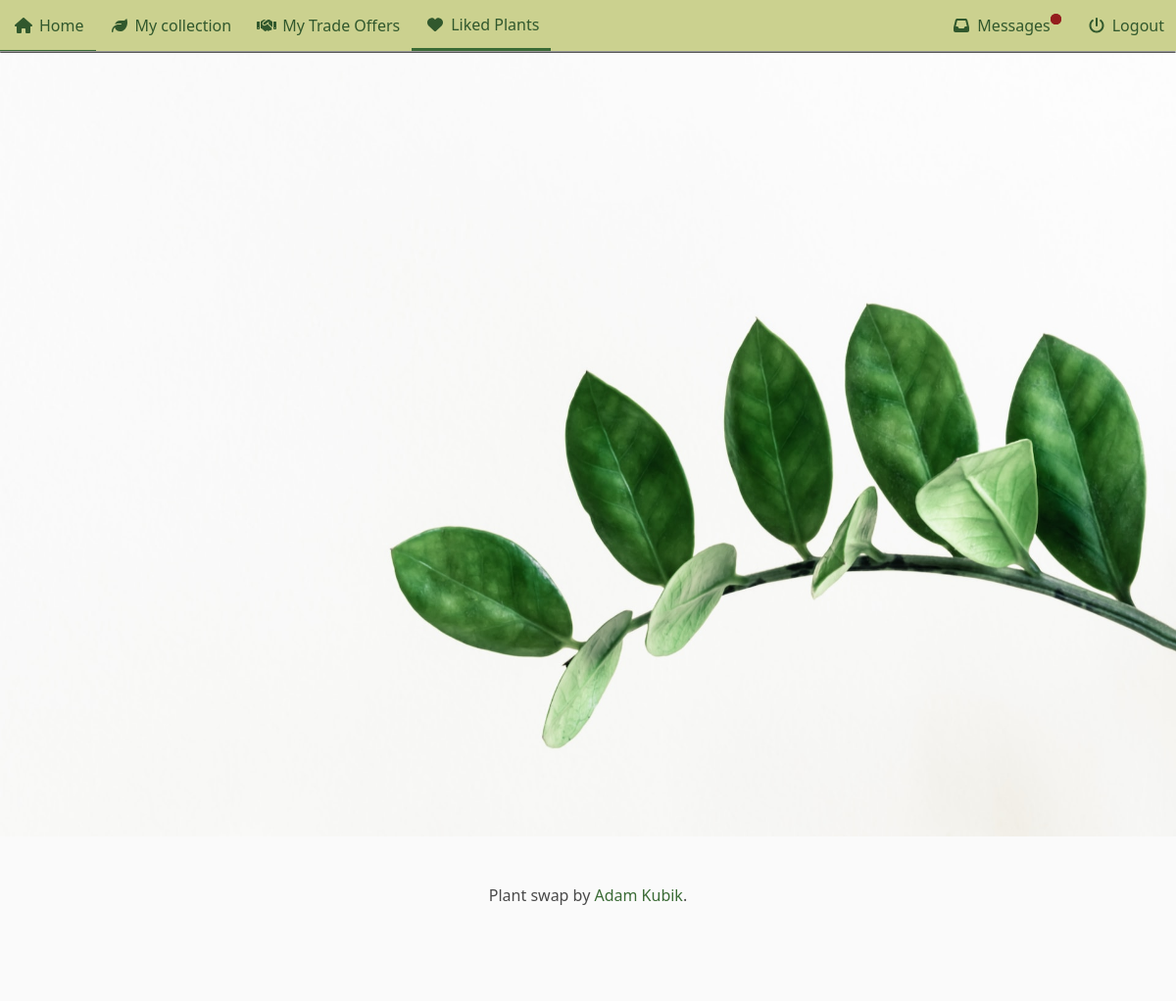
The app's page /accounts/likes/ (signed in), older data.
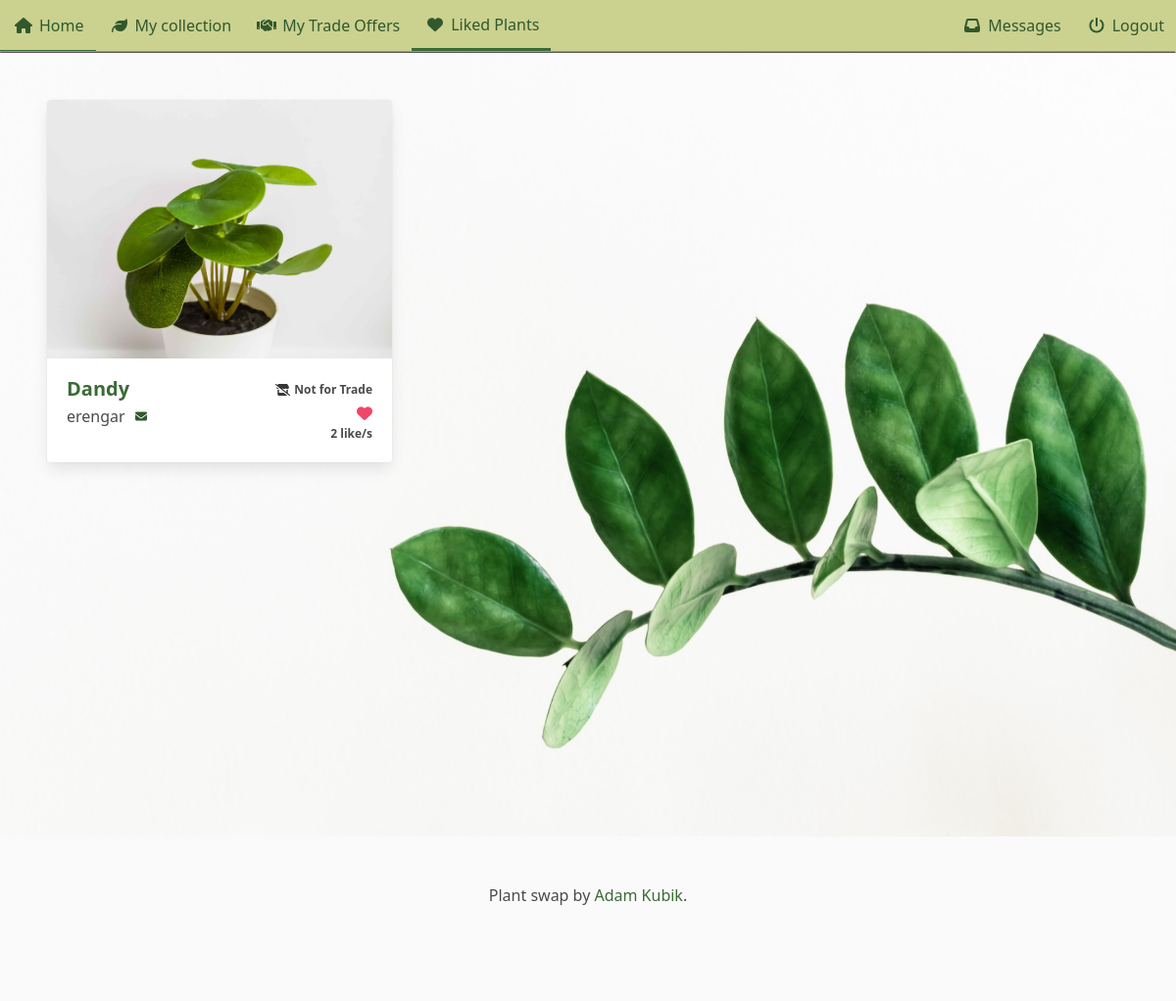
The same page, newer data.
### accounts/models.py (models this page shows, shortened)
class Message(models.Model):
    subject = models.CharField(max_length=32)
    body = models.TextField(max_length=500)
    sender = models.ForeignKey(settings.AUTH_USER_MODEL, on_delete=models.DO_NOTHING, related_name='sent_messages', null=True, blank=True)
    sender_string = models.CharField(max_length=32)
    receiver = models.ForeignKey(settings.AUTH_USER_MODEL, on_delete=models.DO_NOTHING, related_name='received_messages', null=True, blank=True)
    receiver_string = models.CharField(max_length=32)
    date_sent = models.DateTimeField(auto_now_add=True, max_length=32)
    read = models.BooleanField(default=False)
    slug_subject = models.SlugField(max_length=64, blank=True)

### plant_collection/models.py (models this page shows, shortened)
class Plant(models.Model):
    nick_name = models.CharField(
        max_length=64, validators=[MinLengthValidator(3)], unique=True
    )
    created = models.DateTimeField(auto_now_add=True, null=True, blank=True)
    updated = models.DateTimeField(auto_now=True, null=True, blank=True)
    species = models.ForeignKey(
        Species, on_delete=models.SET_NULL, blank=True, null=True, related_name="plants"
    )
    owner = models.ForeignKey(
        settings.AUTH_USER_MODEL, on_delete=models.CASCADE, related_name="plants"
    )
    slug = models.SlugField(default="bugged-plant")
    for_trade = models.BooleanField(default=False)
    likes = models.ManyToManyField(User, related_name="liked")
    location = models.CharField(max_length=24, blank=True, null=True, default=None, help_text="City, State")
    content = models.TextField(blank=True, null=True, default=None)
    def number_of_likes(self):
        return self.likes.count()

class Image(models.Model):
    plant = models.ForeignKey(Plant, on_delete=models.CASCADE, related_name="picture")
    image = models.ImageField(upload_to="pics")

### accounts/views.py (the view)
# urls.py: path('likes/', views.liked_list.as_view(), name='liked_list'),
class liked_list(LoginRequiredMixin, generic.View):
    template_name = 'accounts/like_list.html'
    def get(self, request, order='-likes'):
        context = {'plants':Plant.objects.filter(likes=request.user).order_by(order)}
        return render(request, self.template_name, context)

### accounts/templates/accounts/like_list.html (shortened to what this page needs)
{% extends "base.html" %}
{% load static %}
{% block header %}
<link rel="stylesheet" href="{% static 'plant_collection/css/no_padding_section.css' %}">
<link rel="stylesheet" href="{% static 'plant_collection/css/like_animation.css' %}">
{% endblock %}
{% block content %}
<section class="section">
{% include "plant_collection/assets/plants_gallery.html" %}
</section>
{% endblock content %}

### plant_collection/templates/base.html (shortened to what the changed rows need)
<!DOCTYPE html>
<html lang="en">
<head>
    {% load static %}
    <link rel="stylesheet" href="{% static "plant_collection/css/base.css" %}">
    <link rel="stylesheet" href="{% static 'plant_collection/css/hover.css' %}">
    <link rel="stylesheet" href="{% static 'plant_collection/css/divider.css' %}">
    <link rel="stylesheet" href="{% static 'plant_collection/css/coloring.css' %}">
    <link rel="stylesheet" href="{% static 'plant_collection/css/message_dot.css' %}">
    <link rel="stylesheet" href="{% static 'plant_collection/css/more_base.css' %}">
    <link rel="stylesheet" href="{% static 'plant_collection/css/object_fit.css' %}">
    {% block header %}{% endblock header %}
</head>
<body>
    <div style='position: sticky; top:0px; z-index: 2;'>
        <nav class='navbar sage-green'>
            <div class='navbar-menu sage-green' id="navMenu">
                <div class='navbar-end'>
                    {% if user.is_authenticated %}
                    <a href="{% url 'accounts:messages' %}" class='navbar-item forest-green is-tab'>
                        <span class="icon-text"><span class="icon"><img src="{% static 'plant_collection/icons/inbox.svg' %}" ></span><span>Messages</span>
                            {% for message in user.received_messages.all %}
                            {% if message.read == False %}
                            <span class='dot-container'>
                                <span class='dot'></span>
                            </span>
                            {% endif %}
                            {% endfor %}
                        </span>
                    </a>
                    {% endif %}
                </div>
            </div>
        </nav>
    </div>
    <main class='back-image' style='min-height:100vh; overflow:hidden;'>
        {% block content %}
        {% endblock %}
    </main>
</body>
</html>

### plant_collection/templates/plant_collection/assets/plants_gallery.html (shortened to what this page needs)
{% load cache %}
{% load static %}
<div class='columns is-multiline'>
    {% if plants %}
    {% for plant in plants %}
    <div class='column is-4-desktop is-full-mobile is-3-widescreen is-6-tablet'>
        <div class='card hover'>
            {% if plant.picture.all %}
            <div class='card-image'>
                <figure class='image is-4by3'>
                    <a href="{% url 'plant_collection:plant_view' slug=plant.slug %}">
                        {% if plant.thumbnail %}
                        <img src="{{ plant.thumbnail.image.image.url }}" alt="Picture of a plant" loading='lazy' class="cover">
                        {% else %}
                        <img src="{{ plant.picture.all.0.image.url }}" alt="Picture of a plant" loading='lazy' class="cover">
                        {% endif %}
                    </a>
                </figure>
            </div>
            {% endif %}
            <div class='card-content columns is-mobile' style='margin:0; padding:0.5rem;'>
                <div class='column is-6'>
                    <div class='title is-size-4-widescreen is-size-4-touch is-size-5-desktop'>
                        <a href="{% url 'plant_collection:plant_view' slug=plant.slug %}">{{plant.nick_name}}</a>
                    </div>
                    <div class='subtitle is-size-6-widescreen is-size-6-touch is-size-6-desktop'>
                        {% if user == plant.owner or not user.is_authenticated %}
                        <span>{{plant.owner}}</span>
                        {% else %}
                        <span class='icon-text'>
                            <span>{{plant.owner}}</span>
                            <a href="{% url 'accounts:write_message' name=plant.owner %}" class="icon"><img src="{% static 'plant_collection/icons/envelope.svg' %}"></a>
                        </span>
                        {% endif %}
                    </div>
                </div>
                <div class='column is-6'>
                    <div class='has-text-right'>
                        {% if plant.for_trade %}
                        <span class='icon-text has-text-weight-semibold is-size-7-desktop is-size-7-touch'>
                            <span class='icon'>
                                <img src="{% static 'plant_collection/icons/trade.svg' %}">
                            </span>
                            {% if plant.location %}
                            {{plant.location}}
                            {% else %}
                            For Trade
                            {% endif %}
                        </span>
                        {% else %}
                        <span class='icon-text has-text-weight-semibold is-size-7-desktop is-size-7-touch'>
                            <span class='icon'>
                                <img src="{% static 'plant_collection/icons/no_trade.svg' %}">
                            </span>
                            Not for Trade
                        </span>
                        {% endif %}
                    </div>
                    <div class='has-text-right'>
                        {% if not user in plant.likes.all %}
                        <div>
                            <a class='heart' role='button' tabindex=0 data-plant='{{ plant.id }}' data-user='{{ user }}'><i class="fa-regular fa-heart has-text-danger"></i></a>
                        </div>
                        {% elif user in plant.likes.all %}
                        <div>
                            <a class='heart' role='button' tabindex=0 data-plant='{{ plant.id }}' data-user='{{ user }}'><i class="fa-solid fa-heart has-text-danger"></i></a>
                        </div>
                        {% endif %}
                        <div class='number_likes is-size-7 has-text-weight-bold' data-plant='{{ plant.id }}'>
                            {{ plant.number_of_likes }} like/s
                        </div>
                    </div>
                </div>
            </div>
        </div>
    </div>
    {% empty %}
    <div class='column is-3-desktop is-full-mobile'>
        No plants :(
    </div>
    {% endfor %}
    {% endif %}
</div>

Row changes from the older to the newer data that the page shows:
no longer on this page (row edited): Message: read False (drawn)
now on this page (row unchanged): Plant: picture.all.0.image (picture), nick_name "Dandy", owner "erengar", for_trade False (drawn), number_of_likes "2"
